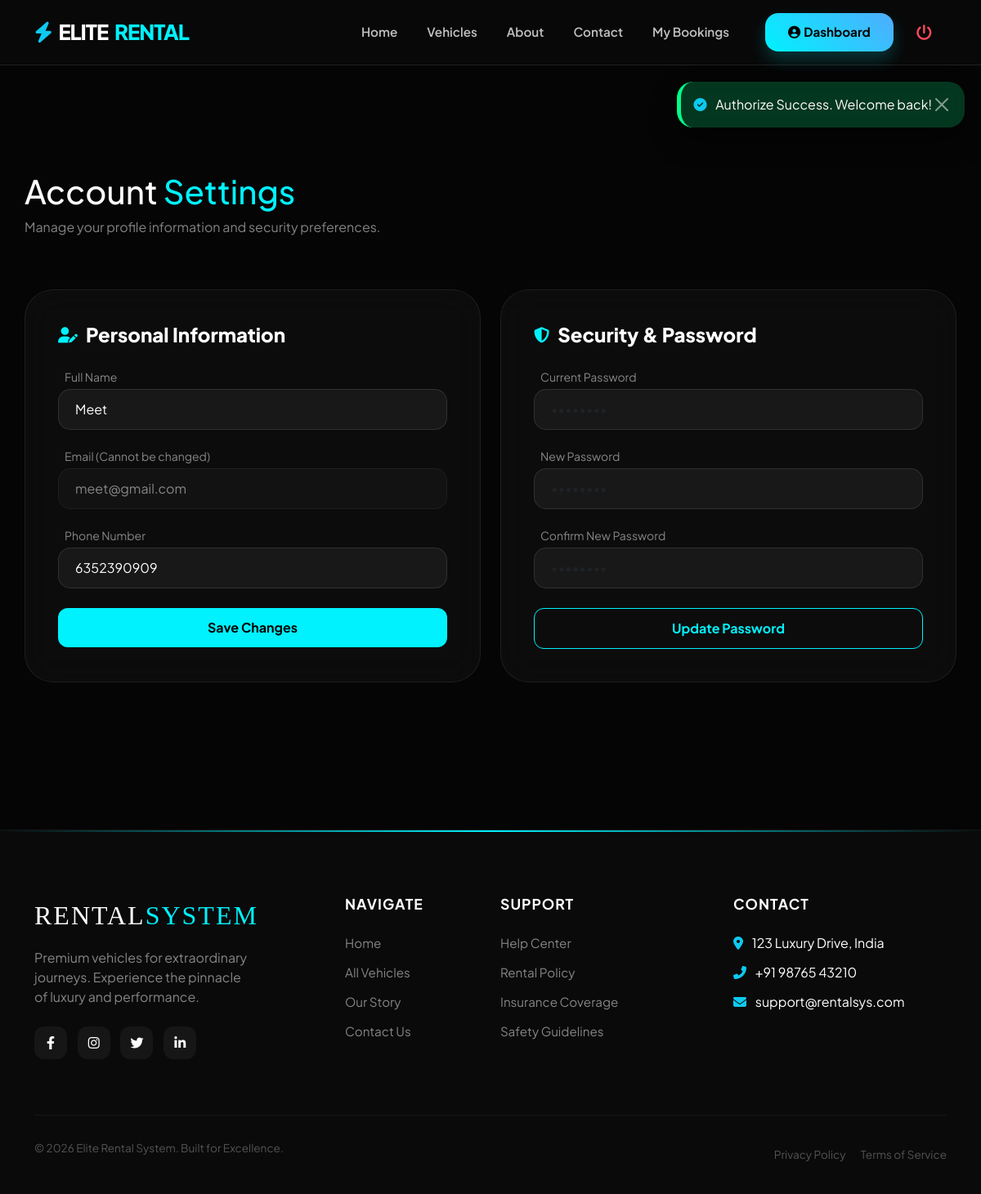
The page /user/edit_profile.php (signed in) on the database its author committed.
### tables this page shows
CREATE TABLE `users` (
  `id` int(11) NOT NULL,
  `name` varchar(100) DEFAULT NULL,
  `email` varchar(100) DEFAULT NULL,
  `password` varchar(255) DEFAULT NULL,
  `phone` varchar(15) DEFAULT NULL,
  `created_at` timestamp NOT NULL DEFAULT current_timestamp()
);

### user/edit_profile.php (the view, shortened to what this page needs)
<?php
require_once(__DIR__ . '/../includes/db.php');
$u_id = $_SESSION['user_id'];
$user_query = mysqli_query($conn, "SELECT * FROM users WHERE id = '$u_id'");
$user = mysqli_fetch_assoc($user_query);
include(__DIR__ . '/../includes/header.php');
?>
<div class="container settings-container">
    <div class="row mb-5">
        <div class="col-12">
            <h1 class="fw-800">Account <span style="color: var(--accent)">Settings</span></h1>
            <p class="text-white-50">Manage your profile information and security preferences.</p>
        </div>
    </div>
    <div class="row g-4">
        <div class="col-lg-6">
            <div class="settings-card animate__animated animate__fadeInLeft">
                <h4 class="section-title"><i class="fas fa-user-edit"></i> Personal Information</h4>
                <form action="" method="POST">
                    <div class="mb-3">
                        <label class="small text-white-50 ms-2 mb-1">Full Name</label>
                        <input type="text" name="name" class="form-control" value="<?php echo htmlspecialchars($user['name']); ?>" required>
                    </div>
                    <div class="mb-3">
                        <label class="small text-white-50 ms-2 mb-1">Email (Cannot be changed)</label>
                        <input type="email" class="form-control opacity-50" value="<?php echo htmlspecialchars($user['email']); ?>" readonly>
                    </div>
                    <div class="mb-4">
                        <label class="small text-white-50 ms-2 mb-1">Phone Number</label>
                        <input type="tel" name="phone" class="form-control" value="<?php echo htmlspecialchars($user['phone']); ?>" required>
                    </div>
                    <button type="submit" name="update_profile" class="btn-update">Save Changes</button>
                </form>
            </div>
        </div>
        <div class="col-lg-6">
            <div class="settings-card animate__animated animate__fadeInRight">
                <h4 class="section-title"><i class="fas fa-shield-alt"></i> Security & Password</h4>
                <form action="" method="POST">
                    <div class="mb-3">
                        <label class="small text-white-50 ms-2 mb-1">Current Password</label>
                        <input type="password" name="old_password" class="form-control" placeholder="••••••••" required>
                    </div>
                    <div class="mb-3">
                        <label class="small text-white-50 ms-2 mb-1">New Password</label>
                        <input type="password" name="new_password" class="form-control" placeholder="••••••••" required>
                    </div>
                    <div class="mb-4">
                        <label class="small text-white-50 ms-2 mb-1">Confirm New Password</label>
                        <input type="password" name="confirm_password" class="form-control" placeholder="••••••••" required>
                    </div>
                    <button type="submit" name="change_password" class="btn-update" style="background: transparent; border: 1px solid var(--accent); color: var(--accent);">Update Password</button>
                </form>
            </div>
        </div>
    </div>
</div>
<?php include(__DIR__ . '/../includes/footer.php'); ?>

### includes/header.php (style rules this page uses)
:root { --accent: #00f2fe; --nav-bg: rgba(10, 10, 10, 0.85); }
body { font-family: 'Plus Jakarta Sans', sans-serif; padding-top: 90px; background: #050505; color: #fff; }

### user/edit_profile.php (style rules this page uses)
:root { --accent: #00f2fe; --card-bg: rgba(255, 255, 255, 0.03); }
body { background: #050505 !important; }
.settings-container { padding: 120px 0 80px; }
.settings-card { background: var(--card-bg); border: 1px solid rgba(255, 255, 255, 0.08); border-radius: 35px; padding: 40px; backdrop-filter: blur(20px); height: 100%; }
.form-control { background: rgba(255, 255, 255, 0.05) !important; border: 1px solid rgba(255, 255, 255, 0.1); border-radius: 15px; color: #fff !important; padding: 12px 20px; margin-bottom: 20px; }
.btn-update { background: var(--accent); color: #000; border: none; padding: 12px 30px; border-radius: 12px; font-weight: 700; transition: 0.3s; width: 100%; }
.section-title { font-weight: 800; margin-bottom: 25px; display: flex; align-items: center; gap: 10px; }
.section-title i { color: var(--accent); font-size: 1.2rem; }

### includes/footer.php (style rules this page uses)
:root { --footer-bg: #0a0a0a; --accent-glow: #00f2fe; }

### rows shown on the page
users: name "Meet", email "meet@gmail.com", phone "6352390909"

### other values the page prints
$parts[0] "ELITE"
$parts[1] "RENTAL"
$_SESSION['success'] "Authorize Success. Welcome back!"
